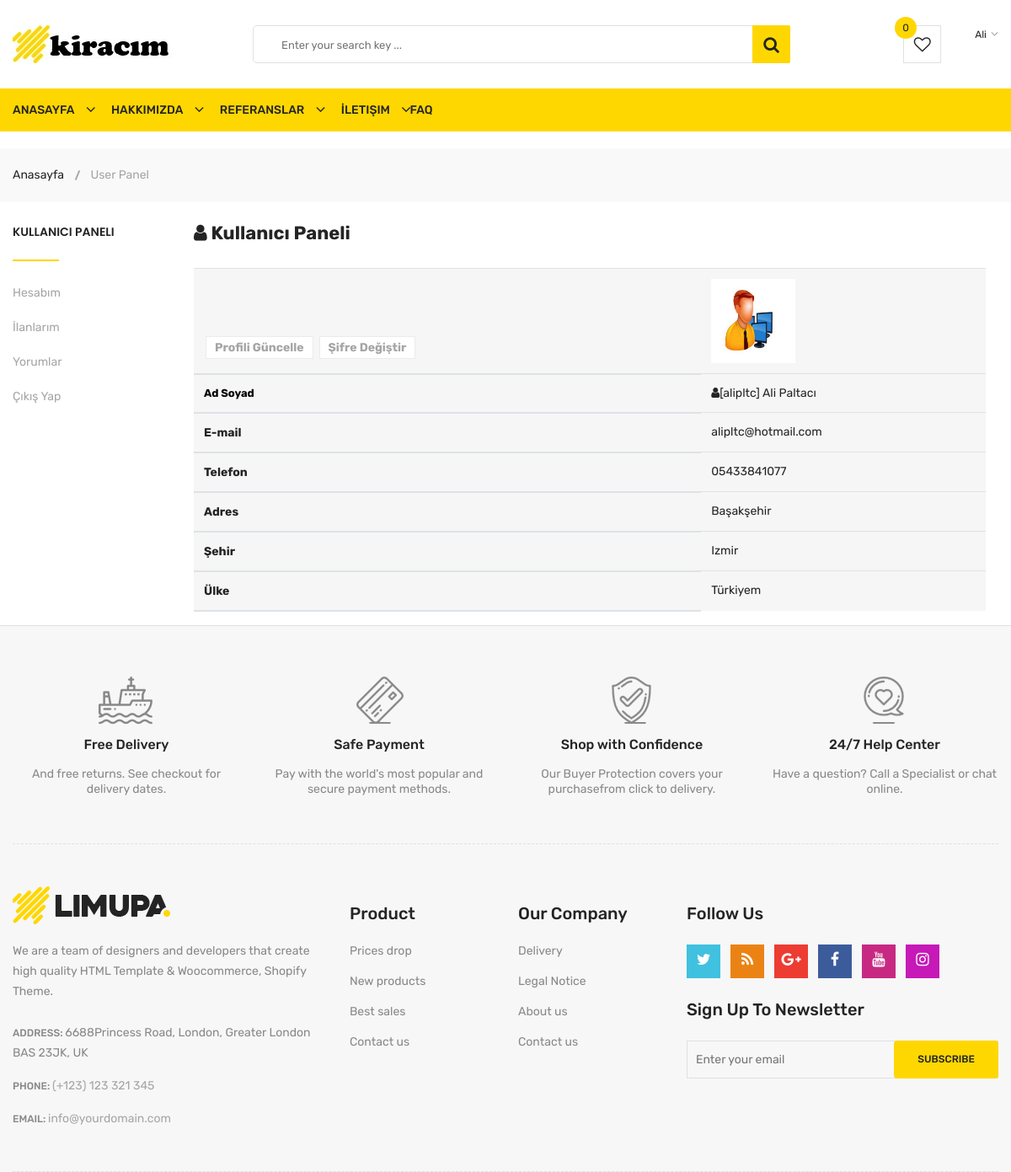
The page /user/ (signed in) on the database its author committed.
### home/models.py (models this page shows, shortened)
class UserProfile(models.Model):
    user = models.OneToOneField(User, on_delete=models.CASCADE)
    phone = models.CharField(blank=True, max_length=20)
    address = models.CharField(blank=True, max_length=150)
    city = models.CharField(blank=True, max_length=20)
    country = models.CharField(blank=True, max_length=20)
    image = models.ImageField(blank=True, upload_to='images/user')
    def user_name(self):
        return '[' +self.user.username +'] ' +self.user.first_name + ' ' +self.user.last_name
    def image_tag(self):
        return mark_safe('<img src="{}" height="50"/>'.format(self.image.url))
    image_tag.short_description = 'Image'

### user/views.py (the view)
# urls.py: path('', views.index, name='index'),
def index(request):
    current_user = request.user
    profile = UserProfile.objects.get(pk=current_user.id)
    context ={'profile': profile, }
    return render(request,'user_profile.html',context)

### user/templates/user_profile.html (shortened to what this page needs)
{% extends "homebase.html" %}
{% block content %}
<div class="breadcrumb-area">
    <div class="container">
        <div class="breadcrumb-content">
            <ul>
                <li><a href="index.html">Anasayfa</a></li>
                <li class="active">User Panel</li>
            </ul>
        </div>
    </div>
</div>
<div class="container">
    <div class="row">
        {% block sidebar %}
        {% include "userbar.html" %}
        {% endblock %}
        <div class="col-lg-10 order-lg-2 order-1">
            <div class="col-lg-12 pt-25">
                <h4 class="li-blog-sidebar-title"><i class="fa fa-user"></i> Kullanıcı Paneli</h4>
                <table class="table">
                    <thead>
                    <tr>
                        <th class="add-cart active">
                            <div class="category-tags">
                                    <ul>
                                        <li><a href="update/">Profili Güncelle</a></li>
                                        <li><a href="password/">Şifre Değiştir</a></li>
                                    </ul>
                            </div></th><br>
                        <td class="li-product-thumbnail"><img src="{{ profile.image.url }}" width="100" height="100" alt=""></td>
                    </tr>
                    <tr>
                        <th class="li-product-name">Ad Soyad</th>
                        <td class="li-product-price"><i class="fa fa-user"></i>{{ profile.user_name}}</td>
                    </tr>
                    <tr>
                        <th class="li-product-thumbnail">E-mail</th>
                        <td class="li-product-price">{{ profile.user.email }}</td>
                    </tr>
                    <tr>
                        <th class="cart-product-name">Telefon</th>
                        <td class="li-product-price">{{ profile.phone }}</td>
                    </tr>
                    <tr>
                        <th class="li-product-price">Adres</th>
                        <td class="li-product-price">{{ profile.address }}</td>
                    </tr>
                    <tr>
                        <th class="li-product-stock-status">Şehir</th>
                        <td class="li-product-price">{{ profile.city }}</td>
                    </tr>
                    <tr>
                        <th class="li-product-stock-status">Ülke</th>
                        <td class="li-product-price">{{ profile.country }}</td>
                    </tr>
                    </thead>
                </table>
            </div>
        </div>
    </div>
</div>
{% endblock %}

### home/templates/header.html (shortened to what this page needs)
{% load static %}
<div class="body-wrapper">
  <header>
    <div class="header-middle pl-sm-0 pr-sm-0 pl-xs-0 pr-xs-0">
      <div class="container">
        <div class="row">
          <div class="col-lg-3">
            <div class="logo pb-sm-30 pb-xs-30">
              <a href="/">
                <img src="{% static 'images/menu/logo/3.jpg'%}" alt="">
              </a>
            </div>
          </div>
          <div class="col-lg-9 pl-0 ml-sm-15 ml-xs-15">
            <form action="/search/" class="hm-searchbox" method="post">
              <input name="query" type="text"  placeholder="Enter your search key ...">
              <button class="li-btn"><i class="fa fa-search"></i></button>
            </form>
            <div class="header-middle-right">
              <ul class="hm-menu">
                <li class="hm-wishlist">
                  <a href="wishlist.html">
                    <span class="cart-item-count wishlist-item-count">0</span>
                    <i class="fa fa-heart-o"></i>
                  </a>
                </li>
              </ul>
               <div class="header-top-right">
                <ul class="ht-menu">
                  <li>
                    {% if user.id is not None %}
                    <div class="ht-setting-trigger"><span>{{ user.first_name }}</span></div>
                    {% else %}
                    <a href="/login/">Giriş Yap</a>/<a href="/signup">Kayıt Ol</a>
                    {% endif %}
                  </li>
                </ul>
              </div>
            </div>
          </div>
        </div>
      </div>
    </div>
    <div class="header-bottom header-sticky d-none d-lg-block">
      <div class="container">
        <div class="row">
          <div class="col-lg-12">
            <div class="hb-menu">
              <nav>
                <ul>
                  <li><a href="/">Anasayfa</a></li>
                  <li><a href="/hakkimizda">Hakkımızda</a></li>
                  <li><a href="/referanslar">Referanslar</a></li>
                  <li><a href="/iletisim">İletişim</a></li>
                  <li><a href="/faq">Faq</a></li>
                </ul>
              </nav>
            </div>
          </div>
        </div>
      </div>
    </div>
  </header>
</div>

### home/static/css/responsive.css (style rules this page uses)
@media (min-width: 1200px) and (max-width: 1500px) { .container { max-width: 1170px; padding-left: 0; padding-right: 0; } }

### rows shown on the page
UserProfile: image (picture), user_name "[alipltc] Ali Paltacı", user.email "alipltc@hotmail.com", phone "05433841077", address "Başakşehir", city "Izmir", country "Türkiyem"

### other values the page prints
{{ user.first_name }} "Ali"
